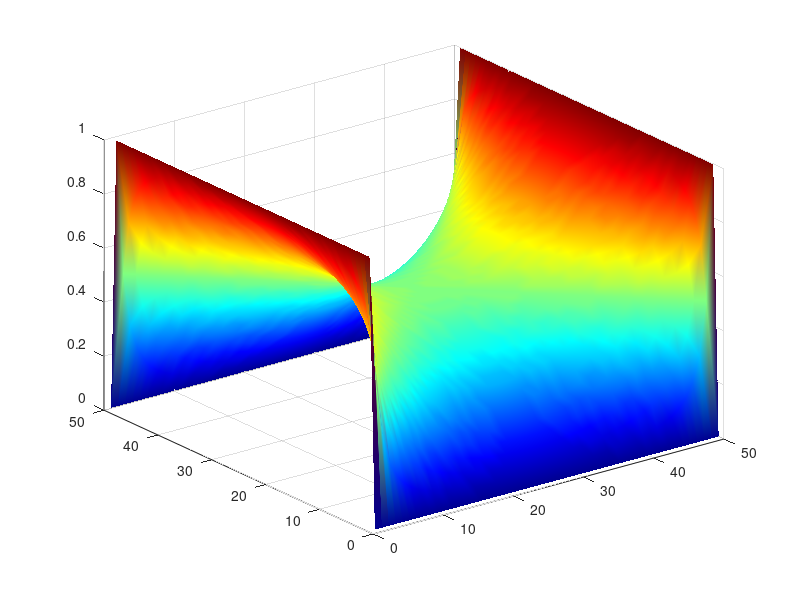
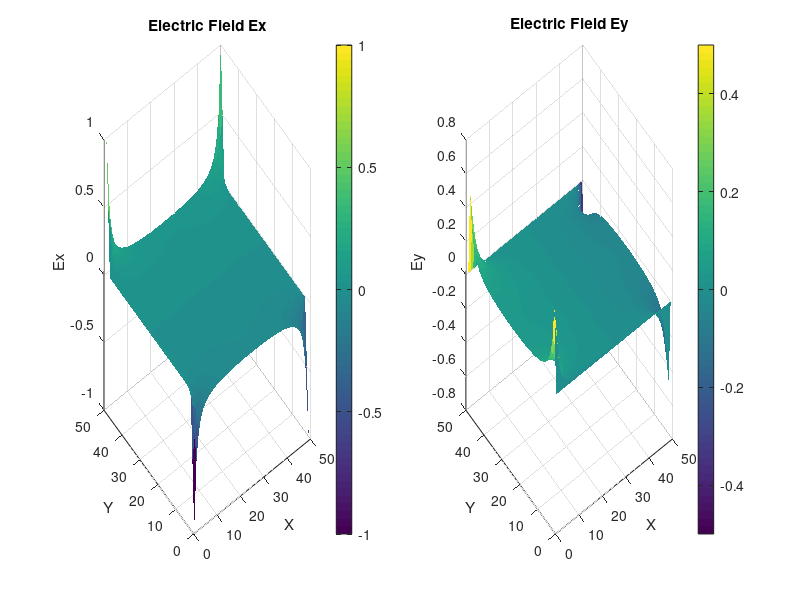
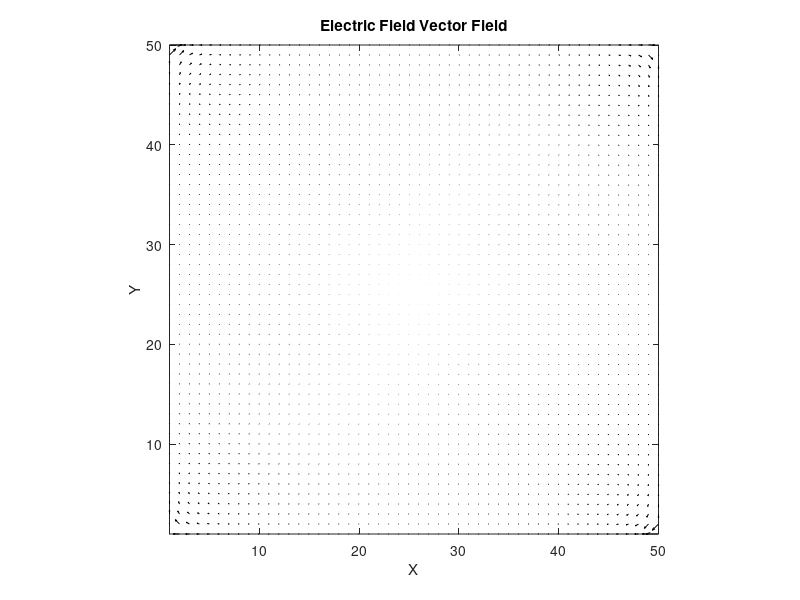

Reproduce these figures in MATLAB, in order.
% Define grid size
nx = 50; % Number of points in x-direction
ny = 50; % Number of points in y-direction
V = zeros(nx, ny); % Initialize potential matrix

% Iteration parameters
maxIter = 5000;    % Maximum number of iterations
tolerance = 1e-6;  % Convergence criterion
error = inf;       % Initialize error
iter = 0;          % Iteration counter

% Set up figure for visualization
figure;
colormap(jet);
frames = struct('cdata', [], 'colormap', []); % Preallocate movie frames

%% --- First Phase: Solve Laplace's Equation ---
fprintf('Solving with initial boundary conditions...\n');

% % Apply initial boundary conditions
% V(:,1) = 1;      % Left boundary (V = 1)
% V(:,end) = 0;    % Right boundary (V = 0)
% V(1,:) = V(2,:); % Top boundary (Neumann: ∂V/∂y = 0)
% V(end,:) = V(end-1,:); % Bottom boundary (Neumann: ∂V/∂y = 0)

% Apply initial boundary conditions
V(:,1) = 1;      % Left boundary (V = 1)
V(:,end) = 1;    % Right boundary (V = 0)
V(1,:) = 0; % Top boundary (Neumann: ∂V/∂y = 0)
V(end,:) = 0; % Bottom boundary (Neumann: ∂V/∂y = 0)

while error > tolerance && iter < maxIter
    V_old = V; % Store previous iteration
   
    % Update the solution for interior points
    for i = 2:nx-1
        for j = 2:ny-1
            V(i,j) = 0.25 * (V(i+1,j) + V(i-1,j) + V(i,j+1) + V(i,j-1));
        end
    end

    % Reapply boundary conditions
    V(:,1) = 1;      
    V(:,end) = 1;    
    V(1,:) = 0;
    V(end,:) = 0;

    % Compute error
    error = max(max(abs(V - V_old)));
    iter = iter + 1;
   
    % Capture frames for movie
    if mod(iter, 10) == 0
        frames(iter/10) = getframe(gcf);
    end
   
    % Display progress
    if mod(iter, 100) == 0
        fprintf('Iteration: %d, Max Error: %.6e\n', iter, error);
        surf(V)
        shading interp
        pause(0.1)
    end
end

fprintf('Phase 1 converged after %d iterations with max error %.6e\n', iter, error);

%% --- Compute the Electric Field ---
fprintf('Computing the electric field...\n');

[Ey, Ex] = gradient(-V); % Compute electric field as negative gradient of V

% Generate grid for plotting
[X, Y] = meshgrid(1:ny, 1:nx);

%% --- Plot Ex and Ey using surf() ---
figure;
subplot(1,2,1);
surf(X, Y, Ex, 'EdgeColor', 'none');
title('Electric Field Ex');
xlabel('X'); ylabel('Y'); zlabel('Ex');
colorbar;
view(3); % 3D view

subplot(1,2,2);
surf(X, Y, Ey, 'EdgeColor', 'none');
title('Electric Field Ey');
xlabel('X'); ylabel('Y'); zlabel('Ey');
colorbar;
view(3); % 3D view

%% --- Plot the Vector Field using quiver() ---
figure;
quiver(X, Y, Ex, Ey, 'k');
title('Electric Field Vector Field');
xlabel('X'); ylabel('Y');
axis equal;
xlim([1, ny]);
ylim([1, nx]);
